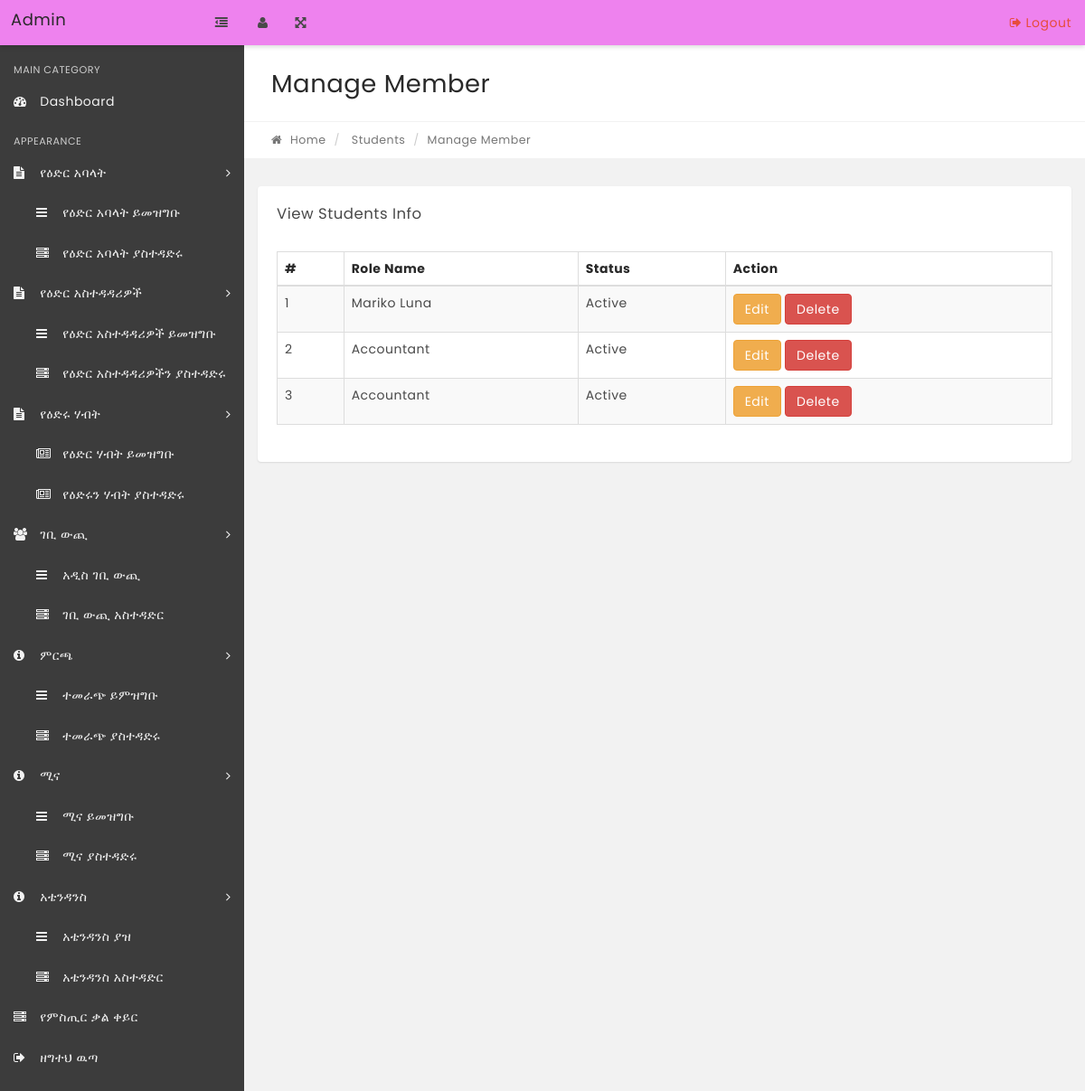
The app's page /admin/manage-role.php with its own data.
### tables this page shows
CREATE TABLE `role` (
  `id` int(11) NOT NULL,
  `name_of_role` varchar(255) NOT NULL,
  `status` int(11) NOT NULL DEFAULT 1
);

### admin/manage-role.php (the view, shortened to what this page needs)
<?php
include('../includes/config.php');
if(strlen($_SESSION['alogin'])=="")
    {
    header("Location: index.php");
    }
    else{
?>
<!DOCTYPE html>
<html lang="en">
    <head>
    <?php include('includes/head.php'); ?>
    </head>
    <body class="top-navbar-fixed">
        <div class="main-wrapper">
        <?php include('includes/topbar.php');?>
            <div class="content-wrapper">
                <div class="content-container">
                <?php include('includes/leftbar.php');?>
                    <div class="main-page">
                        <div class="container-fluid">
                            <div class="row page-title-div">
                                <div class="col-md-6">
                                    <h2 class="title">Manage Member</h2>
                                </div>
                            </div>
                            <div class="row breadcrumb-div">
                                <div class="col-md-6">
                                    <ul class="breadcrumb">
            							<li><a href="dashboard.php"><i class="fa fa-home"></i> Home</a></li>
                                        <li> Students</li>
            							<li class="active">Manage Member</li>
            						</ul>
                                </div>
                            </div>
                        </div>
                        <section class="section">
                            <div class="container-fluid">
                                 <div class="row">
                                    <div class="col-md-12">
                                        <div class="panel">
                                            <div class="panel-heading">
                                                <div class="panel-title">
                                                    <h5>View Students Info</h5>
                                                </div>
                                            </div>
                                            <div class="panel-body p-20">
                                                <table id="example" class="display table table-striped table-bordered" cellspacing="0" width="100%">
                                                    <thead>
                                                        <tr>
                                                            <th>#</th>
                                                            <th>Role Name</th>
                                                            <th>Status</th>
                                                            <th>Action</th>
                                                        </tr>
                                                    </thead>
                                                    <tbody>
                            <?php $sql = "SELECT * from role";
                            $query = $dbh->prepare($sql);
                            $query->execute();
                            $results=$query->fetchAll(PDO::FETCH_OBJ);
                            $cnt=1;
                            if($query->rowCount() > 0)
                            {
                            foreach($results as $result)
                            {   ?>
                    <tr>
                    <td><?php echo htmlentities($cnt);?></td>
                        <td><?php echo htmlentities($result->name_of_role);?></td>
                        <td><?php if($result->status==1){ echo htmlentities('Active'); }
                                  else{
                                      echo htmlentities('Inactive');
                                }
                                                                ?></td>
                        <td>
                            <a href="edit-role.php?user_id=<?php echo htmlentities($result->id);?>" class="btn btn-warning">Edit </a>
                            <a href="manage-role.php?delete=<?php echo htmlentities($result->id);?>" data-toggle="modal"  class="btn btn-danger">Delete</a>
                        </td>
                        </tr>
                            <?php $cnt=$cnt+1;}} ?>
                                </tbody>
                                    </table>
                                            </div>
                                        </div>
                                    </div>
                                                </div>
                                            </div>
                                        </div>
                                    </div>
                                </div>
                            </div>
        <?php include('includes/footer.php'); ?>
    </body>
</html>
<?php } ?>

### records on screen
role: name_of_role "Mariko Luna"
role: name_of_role "Accountant"
role: name_of_role "Accountant"
